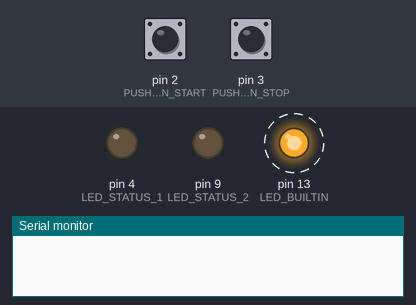
Simulated run of this sketch. Board: Arduino Uno, built with avr-gcc and run on an emulated ATmega328P. On the bench: output pins drawn as LEDs (lit = HIGH), the last lines printed to the serial monitor. Dashed ring = blinking. Inputs (shaded band) come from the test bench; at power-on: pin 2 (PUSH_BUTTON_START) LOW, pin 3 (PUSH_BUTTON_STOP) LOW.

Above: at 1.2 s.
1.3 s: pin 2 (PUSH_BUTTON_START) pulled HIGH for 0.15 s
At 3.8 s:
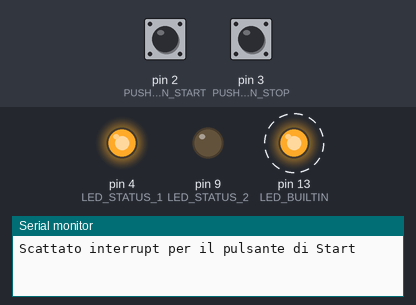
4.4 s: pin 3 (PUSH_BUTTON_STOP) pulled HIGH for 0.15 s
At 5.8 s:
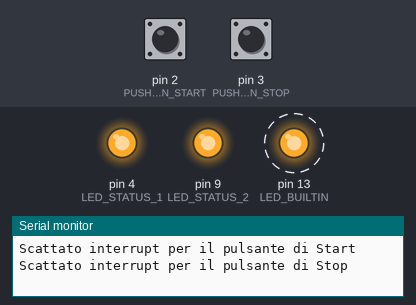
7.5 s: pin 2 (PUSH_BUTTON_START) pulled HIGH for 1 s
At 9.8 s:
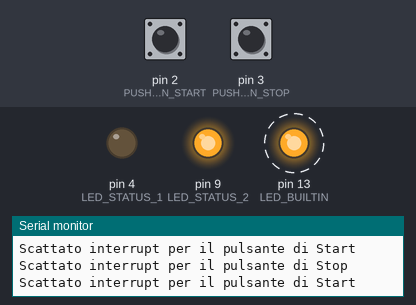
11.5 s: pin 2 (PUSH_BUTTON_START) pulled HIGH for 3.2 s
At 12.5 s:
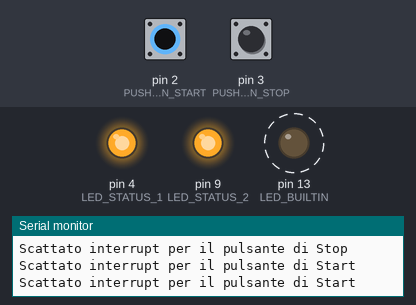
17.7 s: pin 3 (PUSH_BUTTON_STOP) pulled HIGH for 1 s
At 18.3 s:
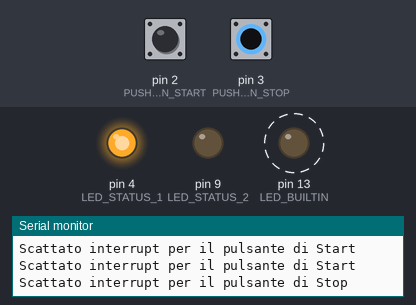
Timing chart, 0 to 22.7 s (numbered marks = the images above; inputs shaded):
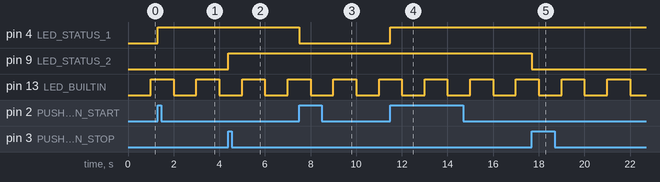

Measured:
- after the input at 1.3 s, pin 4 (LED_STATUS_1): LOW → HIGH at once
- after the input at 4.4 s, pin 9 (LED_STATUS_2): LOW → HIGH at once
- after the input at 7.5 s, pin 4 (LED_STATUS_1): HIGH → LOW at once
- after the input at 11.5 s, pin 4 (LED_STATUS_1): LOW → HIGH at once
- after the input at 17.7 s, pin 9 (LED_STATUS_2): HIGH → LOW at once
- by itself, pin 13 (LED_BUILTIN): alternates HIGH for 1.0 s and LOW for 1.0 s

The sketch:

test-pulsanti-interrupt.ino
```cpp
// (licence header left out)
#define LED_STATUS_1        4
#define LED_STATUS_2        9
#define PUSH_BUTTON_START   2   // interrupt 0
#define PUSH_BUTTON_STOP    3   // interrupt 1
#define INTERVALLO          1000

unsigned long newMillisEvent = 0;
int ledBuiltinStatus = HIGH;

int ledStateStart = LOW;   // all'inizio i led sono spenti.
int ledStateStop = LOW;   // all'inizio i led sono spenti.

unsigned long lastInterruptStart = 0;   // riferimento millis() dell'ultima volta che è stato gestito l'interrupt 0 con rimbalzo (gestione isteresi via software).
unsigned long lastInterruptStop = 0;    // riferimento millis() dell'ultima volta che è stato gestito l'interrupt 1 con rimbalzo (gestione isteresi via software).

void setup() {
  // Digital output
  pinMode(LED_BUILTIN, OUTPUT);
  pinMode(LED_STATUS_1, OUTPUT);
  pinMode(LED_STATUS_2, OUTPUT);

  // Digital input
  pinMode(PUSH_BUTTON_START, INPUT);
  pinMode(PUSH_BUTTON_STOP, INPUT);

  // inizializzazione interrupt pulsanti:
  attachInterrupt(0, manageLedStateStart, RISING);
  attachInterrupt(1, manageLedStateStop, RISING);

  // Init Serial
  Serial.begin(9600);
  while (!Serial);

  digitalWrite(LED_BUILTIN, ledBuiltinStatus);
}

void loop() {
  // Lampeggio del Led buitin su Arduino Nano
  if(millis() >= newMillisEvent) {
    if(ledBuiltinStatus==HIGH) {
      ledBuiltinStatus=LOW;
    } else {
      ledBuiltinStatus=HIGH;
    }
    digitalWrite(LED_BUILTIN, ledBuiltinStatus);
    newMillisEvent = millis() + INTERVALLO;
  }
}

void manageLedStateStart() {
  if(millis() - lastInterruptStart > 10) {
    Serial.println("Scattato interrupt per il pulsante di Start");
    ledStateStart = !ledStateStart;
    digitalWrite(LED_STATUS_1, ledStateStart);
    lastInterruptStart = millis();
  }
}

void manageLedStateStop() {
  if(millis() - lastInterruptStop > 10) {
    Serial.println("Scattato interrupt per il pulsante di Stop");
    ledStateStop = !ledStateStop;
    digitalWrite(LED_STATUS_2, ledStateStop);
    lastInterruptStop = millis();
  }
}
```
